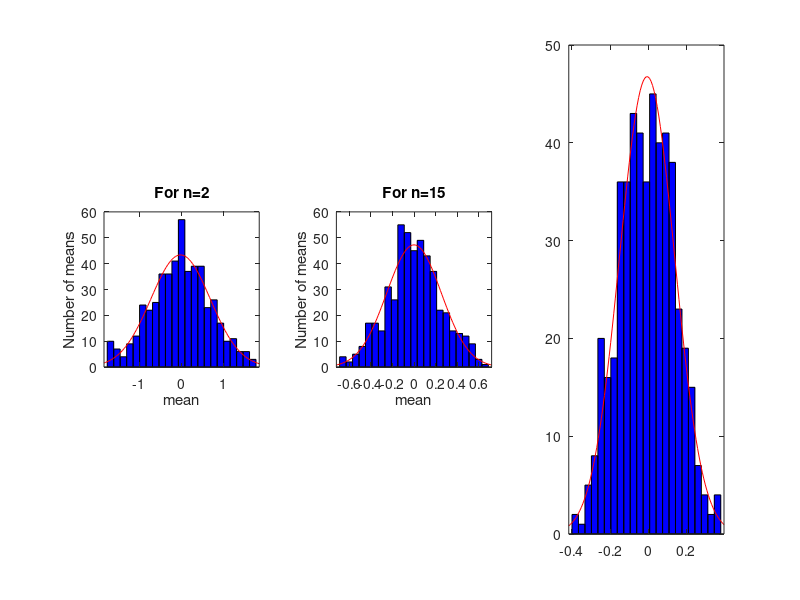

Recreate this plot in MATLAB.
%----HW 1 Problems 1,4,7,10,16 and in class problem
%problem 3.1 generate 500 random samples from standard normal dist.
%for sample sizes n=2,15 and 45....
%for n=2 hardcode
x=randn(2,500);
xbar=mean(x);
Mu2=var(x,1);
subplot(131);
meanxbar=mean(xbar)
varxbar=var(xbar,1)
%----HW 1 Problems 1,4,7,10,16 and in class problem
%problem 3.1 generate 500 random samples from standard normal dist.
%for sample sizes n=2,15 and 45....
%for n=2 hardcode
x=randn(2,500);
xbar=mean(x);
Mu2=var(x,1);
subplot(131);
meanxbar=mean(xbar)
varxbar=var(xbar,1)
histfit(xbar);
Mu3=moment(x,3);
Mu4=moment(x,4);
title('For n=2');
xlabel('mean');
ylabel('Number of means');
axis square
%for n=15
y=randn(15,500);
ybar=mean(y);
subplot(132);
histfit(ybar);
meanybar=mean(ybar)
varybar=var(ybar,1)
title('For n=15');
xlabel('mean');
ylabel('Number of means');
%for n=45
axis square
z=randn(45,500);
zbar=mean(z);
subplot(133);
histfit(zbar);
meanzbar=mean(zbar);
histfit(xbar);
Mu3=moment(x,3);
Mu4=moment(x,4);
title('For n=2');
xlabel('mean');
ylabel('Number of means');
axis square
%for n=15
y=randn(15,500);
ybar=mean(y);
subplot(132);
histfit(ybar);
meanybar=mean(ybar)
varybar=var(ybar,1)
title('For n=15');
xlabel('mean');
ylabel('Number of means');
%for n=45
axis square
z=randn(45,500);
zbar=mean(z);
subplot(133);
histfit(zbar);
meanzbar=mean(zbar)
